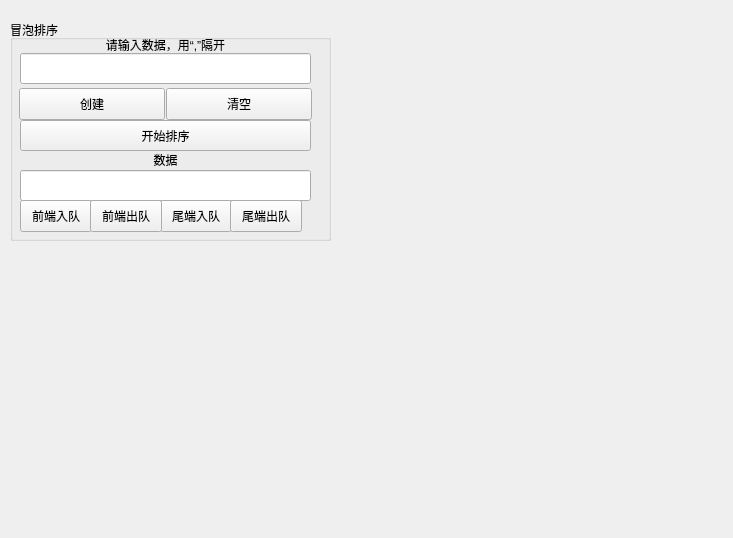
<?xml version="1.0" encoding="UTF-8"?>
<ui version="4.0">
 <class>DequeueUI</class>
 <widget class="QWidget" name="DequeueUI">
  <property name="geometry">
   <rect>
    <x>0</x>
    <y>0</y>
    <width>733</width>
    <height>538</height>
   </rect>
  </property>
  <property name="windowTitle">
   <string>Form</string>
  </property>
  <widget class="QGroupBox" name="groupBox">
   <property name="geometry">
    <rect>
     <x>10</x>
     <y>20</y>
     <width>321</width>
     <height>221</height>
    </rect>
   </property>
   <property name="title">
    <string>冒泡排序</string>
   </property>
   <widget class="QLabel" name="label_3">
    <property name="geometry">
     <rect>
      <x>10</x>
      <y>15</y>
      <width>291</width>
      <height>20</height>
     </rect>
    </property>
    <property name="layoutDirection">
     <enum>Qt::LeftToRight</enum>
    </property>
    <property name="text">
     <string>&lt;html&gt;&lt;head/&gt;&lt;body&gt;&lt;p align=&quot;center&quot;&gt;请输入数据，用“,”隔开&lt;/p&gt;&lt;/body&gt;&lt;/html&gt;</string>
    </property>
   </widget>
   <widget class="QPushButton" name="cleanButton">
    <property name="geometry">
     <rect>
      <x>156</x>
      <y>68</y>
      <width>146</width>
      <height>32</height>
     </rect>
    </property>
    <property name="text">
     <string>清空</string>
    </property>
   </widget>
   <widget class="QPushButton" name="createButton">
    <property name="geometry">
     <rect>
      <x>9</x>
      <y>68</y>
      <width>146</width>
      <height>32</height>
     </rect>
    </property>
    <property name="text">
     <string>创建</string>
    </property>
   </widget>
   <widget class="QLineEdit" name="dataEdit">
    <property name="geometry">
     <rect>
      <x>10</x>
      <y>33</y>
      <width>291</width>
      <height>31</height>
     </rect>
    </property>
   </widget>
   <widget class="QLabel" name="label_6">
    <property name="geometry">
     <rect>
      <x>10</x>
      <y>130</y>
      <width>291</width>
      <height>20</height>
     </rect>
    </property>
    <property name="layoutDirection">
     <enum>Qt::LeftToRight</enum>
    </property>
    <property name="text">
     <string>&lt;html&gt;&lt;head/&gt;&lt;body&gt;&lt;p align=&quot;center&quot;&gt;数据&lt;/p&gt;&lt;/body&gt;&lt;/html&gt;</string>
    </property>
   </widget>
   <widget class="QLineEdit" name="insert_Edit1">
    <property name="geometry">
     <rect>
      <x>10</x>
      <y>150</y>
      <width>291</width>
      <height>31</height>
     </rect>
    </property>
   </widget>
   <widget class="QPushButton" name="headinsertButton">
    <property name="geometry">
     <rect>
      <x>10</x>
      <y>180</y>
      <width>72</width>
      <height>32</height>
     </rect>
    </property>
    <property name="text">
     <string>前端入队</string>
    </property>
   </widget>
   <widget class="QPushButton" name="tailinsertButton">
    <property name="geometry">
     <rect>
      <x>150</x>
      <y>180</y>
      <width>72</width>
      <height>32</height>
     </rect>
    </property>
    <property name="text">
     <string>尾端入队</string>
    </property>
   </widget>
   <widget class="QPushButton" name="taildeleteButton">
    <property name="geometry">
     <rect>
      <x>220</x>
      <y>180</y>
      <width>72</width>
      <height>32</height>
     </rect>
    </property>
    <property name="text">
     <string>尾端出队</string>
    </property>
   </widget>
   <widget class="QPushButton" name="headdeleteButton">
    <property name="geometry">
     <rect>
      <x>80</x>
      <y>180</y>
      <width>72</width>
      <height>32</height>
     </rect>
    </property>
    <property name="text">
     <string>前端出队</string>
    </property>
   </widget>
   <widget class="QPushButton" name="btnStart">
    <property name="geometry">
     <rect>
      <x>10</x>
      <y>100</y>
      <width>291</width>
      <height>31</height>
     </rect>
    </property>
    <property name="text">
     <string>开始排序</string>
    </property>
   </widget>
  </widget>
 </widget>
 <tabstops>
  <tabstop>cleanButton</tabstop>
  <tabstop>dataEdit</tabstop>
  <tabstop>createButton</tabstop>
  <tabstop>headdeleteButton</tabstop>
  <tabstop>taildeleteButton</tabstop>
  <tabstop>insert_Edit1</tabstop>
  <tabstop>headinsertButton</tabstop>
  <tabstop>tailinsertButton</tabstop>
 </tabstops>
 <resources/>
 <connections>
  <connection>
   <sender>cleanButton</sender>
   <signal>clicked()</signal>
   <receiver>DequeueUI</receiver>
   <slot>on_clean_btn_clicked()</slot>
   <hints>
    <hint type="sourcelabel">
     <x>391</x>
     <y>176</y>
    </hint>
    <hint type="destinationlabel">
     <x>443</x>
     <y>182</y>
    </hint>
   </hints>
  </connection>
  <connection>
   <sender>headinsertButton</sender>
   <signal>clicked()</signal>
   <receiver>DequeueUI</receiver>
   <slot>on_headinsert_btn_clicked()</slot>
   <hints>
    <hint type="sourcelabel">
     <x>278</x>
     <y>269</y>
    </hint>
    <hint type="destinationlabel">
     <x>443</x>
     <y>252</y>
    </hint>
   </hints>
  </connection>
  <connection>
   <sender>tailinsertButton</sender>
   <signal>clicked()</signal>
   <receiver>DequeueUI</receiver>
   <slot>on_tailinsert_btn_clicked()</slot>
   <hints>
    <hint type="sourcelabel">
     <x>347</x>
     <y>275</y>
    </hint>
    <hint type="destinationlabel">
     <x>443</x>
     <y>285</y>
    </hint>
   </hints>
  </connection>
  <connection>
   <sender>headdeleteButton</sender>
   <signal>clicked()</signal>
   <receiver>DequeueUI</receiver>
   <slot>on_headdelete_btn_clicked()</slot>
   <hints>
    <hint type="sourcelabel">
     <x>240</x>
     <y>277</y>
    </hint>
    <hint type="destinationlabel">
     <x>441</x>
     <y>349</y>
    </hint>
   </hints>
  </connection>
  <connection>
   <sender>taildeleteButton</sender>
   <signal>clicked()</signal>
   <receiver>DequeueUI</receiver>
   <slot>on_taildelete_btn_clicked()</slot>
   <hints>
    <hint type="sourcelabel">
     <x>330</x>
     <y>277</y>
    </hint>
    <hint type="destinationlabel">
     <x>443</x>
     <y>401</y>
    </hint>
   </hints>
  </connection>
  <connection>
   <sender>createButton</sender>
   <signal>clicked()</signal>
   <receiver>DequeueUI</receiver>
   <slot>on_create_btn_clicked()</slot>
   <hints>
    <hint type="sourcelabel">
     <x>120</x>
     <y>93</y>
    </hint>
    <hint type="destinationlabel">
     <x>554</x>
     <y>60</y>
    </hint>
   </hints>
  </connection>
 </connections>
 <slots>
  <slot>on_clean_btn_clicked()</slot>
  <slot>on_create_btn_clicked()</slot>
  <slot>on_delete_btn_clicked()</slot>
  <slot>on_headinsert_btn_clicked()</slot>
  <slot>on_tailinsert_btn_clicked()</slot>
  <slot>on_locationinsert_btn_clicked()</slot>
  <slot>on_headdelete_btn_clicked()</slot>
  <slot>on_taildelete_btn_clicked()</slot>
  <slot>on_locationdelete_btn_clicked()</slot>
  <slot>on_search_btn_clicked()</slot>
  <slot>text()</slot>
 </slots>
</ui>
